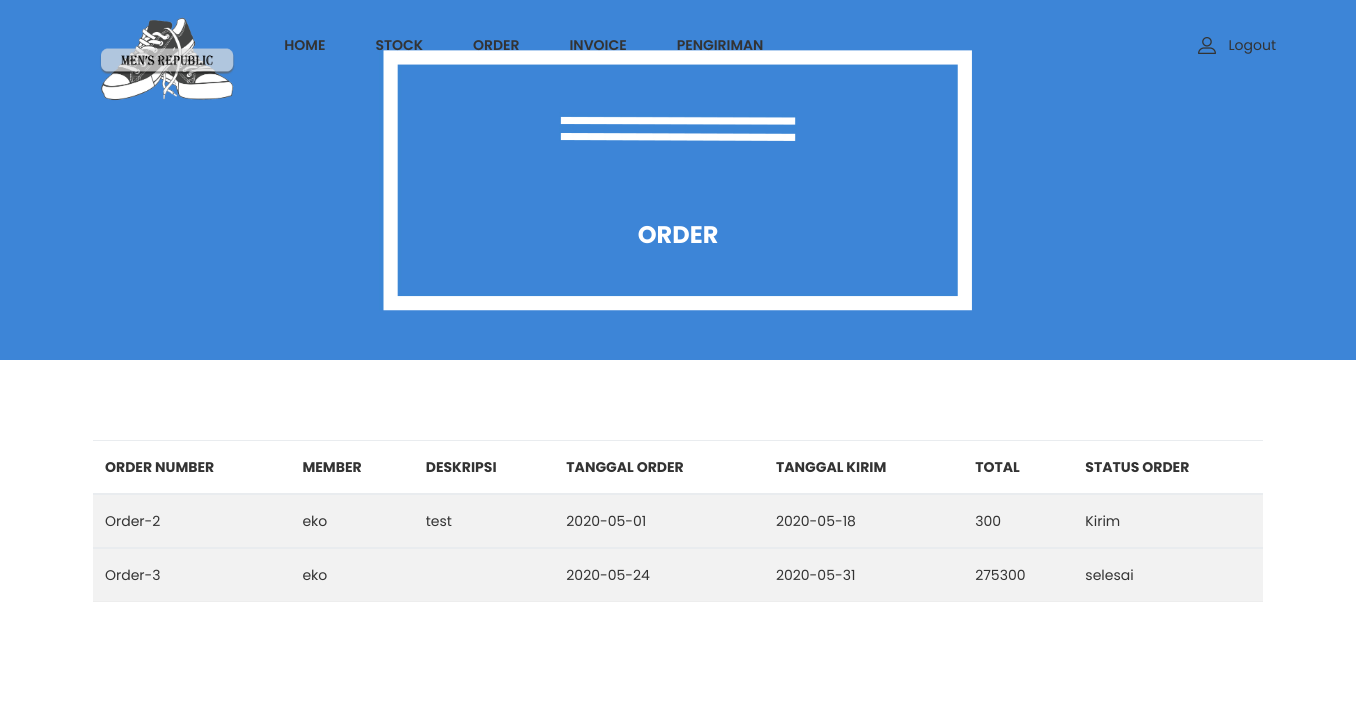
Page /admin/admin_page.php?page=order_list on the earlier database version.
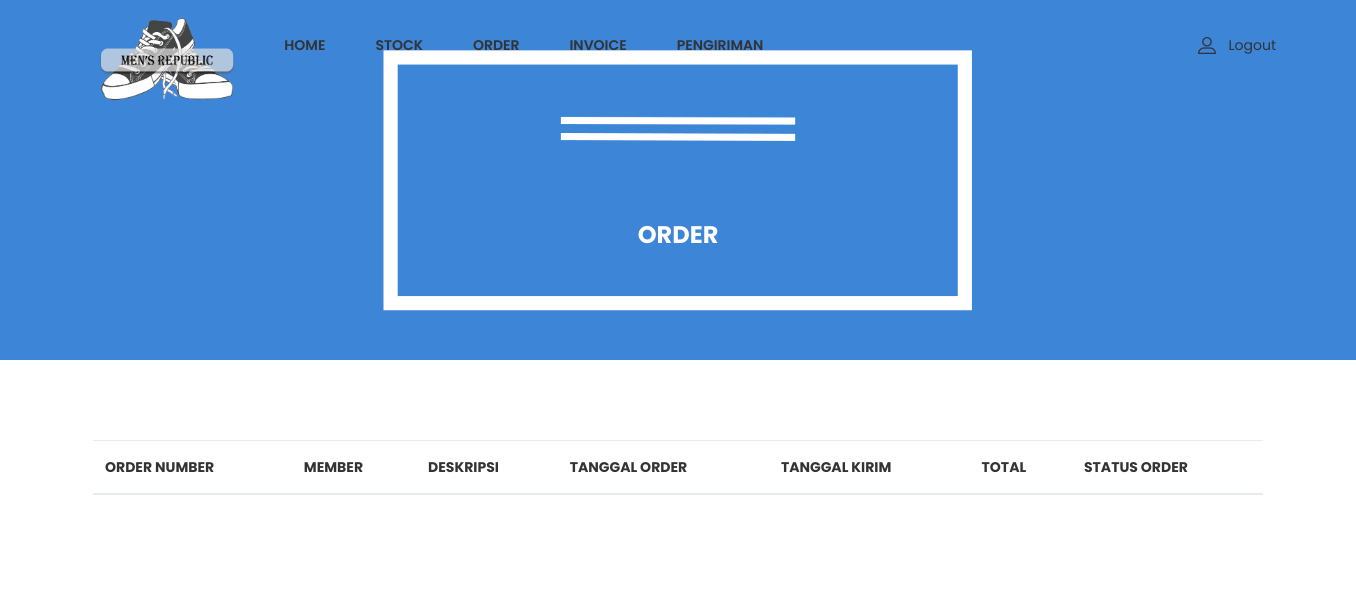
Same page on the later database version.
### tables this page shows
CREATE TABLE `order_list` (
  `id_order` int(11) NOT NULL,
  `order_num` varchar(25) DEFAULT NULL,
  `deskripsi` text DEFAULT NULL,
  `id_member` int(11) DEFAULT NULL,
  `id_status_order` int(11) DEFAULT NULL,
  `tanggal_order` date DEFAULT NULL,
  `tanggal_kirim` date DEFAULT NULL,
  `total_harga` float DEFAULT NULL
);

CREATE TABLE `member` (
  `id_member` int(11) NOT NULL,
  `nama` varchar(100) DEFAULT NULL,
  `member_active` tinyint(1) DEFAULT NULL,
  `alamat` varchar(100) DEFAULT NULL,
  `email` varchar(100) DEFAULT NULL,
  `tanggal_lahir` date DEFAULT NULL
);

CREATE TABLE `status_order` (
  `id_status_order` int(11) NOT NULL,
  `nama_status_order` varchar(50) DEFAULT NULL
);

### admin/order_list.php (the view)
<div class="ht__bradcaump__area bg-image--6">
    <div class="container">
        <div class="row">
            <div class="col-lg-12">
                <div class="bradcaump__inner text-center">
                    <h2 class="bradcaump-title">Order</h2>
                </div>
            </div>
        </div>
    </div>
</div>
<section class="my_account_area pt--80 pb--55 bg--white">
    <div class="container">
        <div class="card-body table-responsive p-0">
            <table class="table table-hover table-striped table-valign-middle">
                <thead>
                    <tr>
                        <th>Order Number</th>
                        <th>Member</th>
                        <th>Deskripsi</th>
                        <th>Tanggal Order</th>
                        <th>Tanggal kirim</th>
                        <th>Total</th>
                        <th>Status order</th>
                    </tr>
                </thead>
                <?php
                include '../func/koneksi.php';
                $data = mysqli_query($koneksi, "select * from order_list INNER JOIN member ON order_list.id_member=member.id_member INNER JOIN status_order ON order_list.id_status_order=status_order.id_status_order");
                while($d = mysqli_fetch_array($data)){
            ?>
                <tbody>
                    <tr>
                        <td><?php echo $d['order_num'] ?></td>
                        <td><?php echo $d['nama'] ?></td>
                        <td><?php echo $d['deskripsi'] ?></td>
                        <td><?php echo $d['tanggal_order'] ?></td>
                        <td><?php echo $d['tanggal_kirim'] ?></td>
                        <td><?php echo $d['total_harga'] ?></td>
                        <td><?php echo $d['nama_status_order'] ?></td>
                    </tr>
                </tbody>
                <?php
                }
            ?>
            </table>
        </div>
    </div>
</section>

Differences in the rows shown:
removed order_list: order_num "Order-2", id_member.nama "eko", deskripsi "test", tanggal_order "2020-05-01", tanggal_kirim "2020-05-18", total_harga "300", id_status_order.nama_status_order "Kirim"
removed order_list: order_num "Order-3", id_member.nama "eko", tanggal_order "2020-05-24", tanggal_kirim "2020-05-31", total_harga "275300", id_status_order.nama_status_order "selesai"
